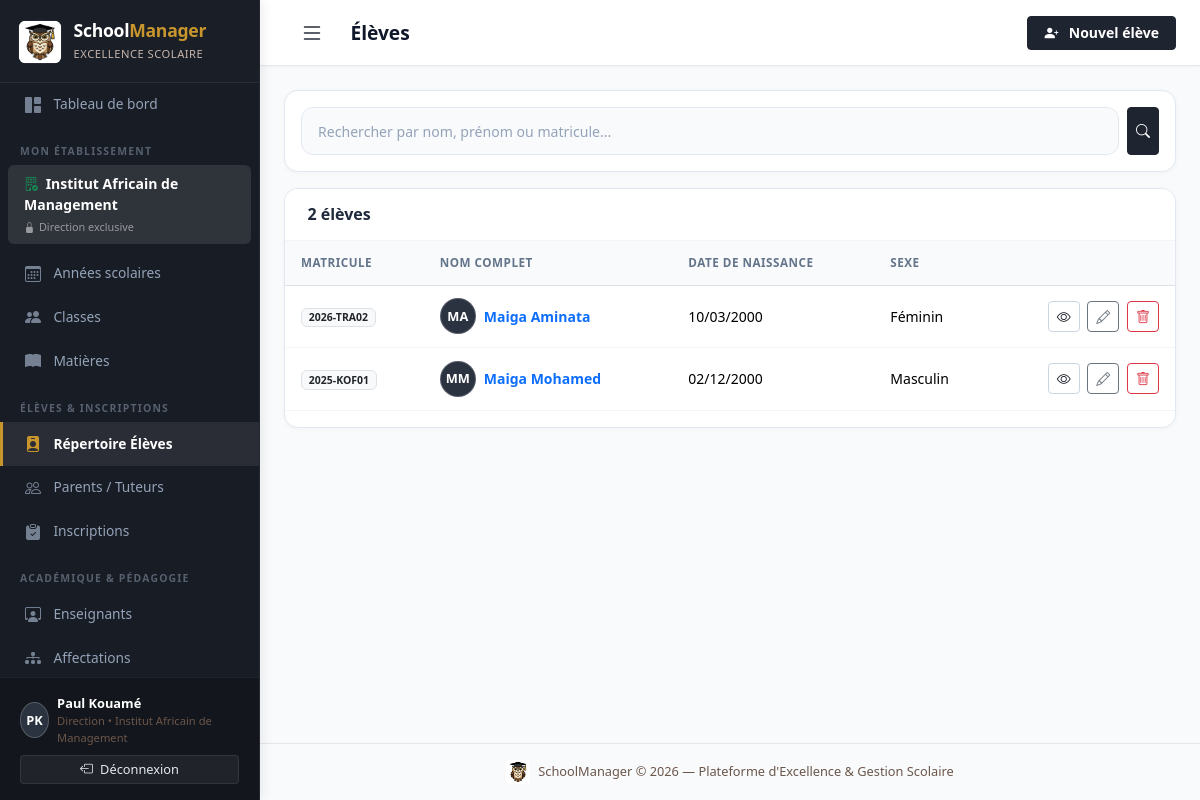
The app's page /students/ (signed in) with its own data.
### accounts/models.py (models this page shows, shortened)
class CustomUser(AbstractUser):
    ROLE_ADMIN = 'admin'
    ROLE_DIRECTION = 'direction'
    ROLE_ENSEIGNANT = 'enseignant'
    ROLE_PAIEMENT = 'paiement'
    ROLE_CHOICES = [
        (ROLE_ADMIN, 'Administrateur'),
        (ROLE_DIRECTION, 'Personnel de direction'),
        (ROLE_ENSEIGNANT, 'Enseignant'),
        (ROLE_PAIEMENT, 'Personnel paiement'),
    ]
    role = models.CharField(
        max_length=20,
        choices=ROLE_CHOICES,
        default=ROLE_DIRECTION,
        verbose_name='Rôle',
    )
    etablissement = models.ForeignKey(
        'school.Etablissement',
        on_delete=models.SET_NULL,
        null=True,
        blank=True,
        related_name='utilisateurs',
        verbose_name='Établissement rattaché',
        help_text="Établissement unique auquel est affecté ce compte (notamment pour le personnel de direction)."
    )
    telephone = models.CharField(max_length=20, blank=True, verbose_name='Téléphone')
    class Meta:
        verbose_name = 'Utilisateur'
        verbose_name_plural = 'Utilisateurs'
    @property
    def is_super_admin(self):
        return self.is_superuser or self.role == self.ROLE_ADMIN
    @property
    def is_direction(self):
        return self.role == self.ROLE_DIRECTION
    @property
    def is_enseignant(self):
        return self.role == self.ROLE_ENSEIGNANT
    @property
    def is_paiement(self):
        return self.role == self.ROLE_PAIEMENT

### school/models.py (models this page shows, shortened)
class Etablissement(models.Model):
    nom = models.CharField(max_length=200, verbose_name='Nom')
    adresse = models.TextField(blank=True, verbose_name='Adresse')
    telephone = models.CharField(max_length=20, blank=True, verbose_name='Téléphone')
    email = models.EmailField(blank=True, verbose_name='Email')
    logo = models.ImageField(upload_to='logos/', blank=True, null=True, verbose_name='Logo')
    created_at = models.DateTimeField(auto_now_add=True)
    class Meta:
        verbose_name = 'Établissement'
        verbose_name_plural = 'Établissements'

### students/models.py (models this page shows, shortened)
class Eleve(models.Model):
    SEXE_CHOICES = [('M', 'Masculin'), ('F', 'Féminin')]
    matricule = models.CharField(max_length=20, unique=True, verbose_name='Matricule')
    nom = models.CharField(max_length=100, verbose_name='Nom')
    prenom = models.CharField(max_length=100, verbose_name='Prénom')
    date_naissance = models.DateField(verbose_name='Date de naissance')
    lieu_naissance = models.CharField(max_length=100, blank=True, verbose_name='Lieu de naissance')
    sexe = models.CharField(max_length=1, choices=SEXE_CHOICES, default='M', verbose_name='Sexe')
    adresse = models.TextField(blank=True, verbose_name='Adresse')
    photo = models.ImageField(upload_to='eleves/', blank=True, null=True, verbose_name='Photo')
    created_at = models.DateTimeField(auto_now_add=True)
    class Meta:
        verbose_name = 'Élève'
        verbose_name_plural = 'Élèves'
        ordering = ['nom', 'prenom']
    @property
    def nom_complet(self):
        return f"{self.nom} {self.prenom}"

### students/views.py (the view)
# urls.py: path('', views.eleve_list, name='eleve_list'),
@login_required
def eleve_list(request):
    q = request.GET.get('q', '')
    eleves = Eleve.objects.all()
    if q:
        eleves = eleves.filter(Q(nom__icontains=q) | Q(prenom__icontains=q) | Q(matricule__icontains=q))
    return render(request, 'students/eleve_list.html', {'eleves': eleves, 'q': q})

### templates/students/eleve_list.html (shortened to what this page needs)
{% extends 'base.html' %}
{% block page_title %}Élèves{% endblock %}
{% block topbar_actions %}
<a href="{% url 'students:eleve_create' %}" class="btn btn-primary btn-sm"><i class="bi bi-person-plus-fill me-1"></i>Nouvel élève</a>
{% endblock %}
{% block content %}
<div class="table-card mb-3 p-3">
  <form method="get" class="d-flex gap-2">
    <input type="search" name="q" value="{{ q }}" class="form-control form-control-sm" placeholder="Rechercher par nom, prénom ou matricule...">
    <button type="submit" class="btn btn-sm btn-primary"><i class="bi bi-search"></i></button>
  </form>
</div>
<div class="table-card">
  <div class="table-header">
    <h6 class="fw-semibold mb-0">{{ eleves.count }} élève{{ eleves.count|pluralize }}</h6>
  </div>
  <div class="table-responsive">
    <table class="table table-hover align-middle">
      <thead><tr><th>Matricule</th><th>Nom complet</th><th>Date de naissance</th><th>Sexe</th><th></th></tr></thead>
      <tbody>
        {% for e in eleves %}
        <tr>
          <td><span class="badge bg-light text-dark border">{{ e.matricule }}</span></td>
          <td>
            <div class="d-flex align-items-center gap-2">
              <div class="avatar-initiales">{{ e.nom|first|upper }}{{ e.prenom|first|upper }}</div>
              <a href="{% url 'students:eleve_detail' e.pk %}" class="fw-semibold text-decoration-none">{{ e.nom_complet }}</a>
            </div>
          </td>
          <td>{{ e.date_naissance|date:"d/m/Y" }}</td>
          <td>{{ e.get_sexe_display }}</td>
          <td class="text-end">
            <a href="{% url 'students:eleve_detail' e.pk %}" class="btn btn-sm btn-outline-primary me-1"><i class="bi bi-eye"></i></a>
            <a href="{% url 'students:eleve_edit' e.pk %}" class="btn btn-sm btn-outline-secondary me-1"><i class="bi bi-pencil"></i></a>
            <a href="{% url 'students:eleve_delete' e.pk %}" class="btn btn-sm btn-outline-danger"><i class="bi bi-trash"></i></a>
          </td>
        </tr>
        {% empty %}
        <tr><td colspan="5" class="text-center text-muted py-4">Aucun élève trouvé.</td></tr>
        {% endfor %}
      </tbody>
    </table>
  </div>
</div>
{% endblock %}

### templates/base.html (shortened to what this page needs)
{% load static %}
<!DOCTYPE html>
<html lang="fr">
<head>
  <link href="https://cdn.jsdelivr.net/npm/bootstrap@5.3.3/dist/css/bootstrap.min.css" rel="stylesheet">
  <link href="https://cdn.jsdelivr.net/npm/bootstrap-icons@1.11.3/font/bootstrap-icons.css" rel="stylesheet">
  <link href="{% static 'css/schoolmanager.css' %}" rel="stylesheet">
</head>
<body>
{% if user.is_authenticated %}
<nav id="sidebar">
  <a href="{% url 'dashboard' %}" class="sidebar-brand text-decoration-none" title="Tableau de bord — SchoolManager">
    <img src="{% static 'img/logo.jpg' %}" alt="Logo Hibou SchoolManager" class="sidebar-brand-logo rounded-2">
    <div>
      <h4>School<span>Manager</span></h4>
      <small>Excellence Scolaire</small>
    </div>
  </a>
  <div class="sidebar-nav-scroll">
    <a href="{% url 'dashboard' %}" class="nav-link {% if request.resolver_match.url_name == 'dashboard' %}active{% endif %}">
      <i class="bi bi-grid-1x2-fill"></i> Tableau de bord
    </a>
    {% if user.is_enseignant %}
    <div class="nav-section-title">Espace Pédagogique</div>
    <a href="{% url 'academics:note_list' %}" class="nav-link {% if 'notes' in request.path %}active{% endif %}">
      <i class="bi bi-pencil-square"></i> Mes Notes
    </a>
    <a href="{% url 'academics:affectation_list' %}" class="nav-link {% if 'affectations' in request.path %}active{% endif %}">
      <i class="bi bi-diagram-3-fill"></i> Mes Affectations
    </a>
    <div class="nav-section-title">Mes Classes &amp; Élèves</div>
    <a href="{% url 'school:classe_list' %}" class="nav-link {% if 'classes' in request.path %}active{% endif %}">
      <i class="bi bi-people-fill"></i> Classes
    </a>
    <a href="{% url 'school:matiere_list' %}" class="nav-link {% if 'matieres' in request.path %}active{% endif %}">
      <i class="bi bi-book-fill"></i> Matières
    </a>
    <a href="{% url 'students:eleve_list' %}" class="nav-link {% if '/students/' in request.path and 'parents' not in request.path and 'inscriptions' not in request.path %}active{% endif %}">
      <i class="bi bi-person-badge-fill"></i> Élèves
    </a>
    <div class="nav-section-title">Suivi des Présences</div>
    <a href="{% url 'attendance_payments:absence_list' %}" class="nav-link {% if 'absences' in request.path %}active{% endif %}">
      <i class="bi bi-calendar-x-fill"></i> Saisie des Absences
    </a>
    {% else %}
    <div class="nav-section-title">Mon Établissement</div>
    <div class="px-3 py-2 text-white small rounded bg-white bg-opacity-10 mb-2 mx-2">
      <i class="bi bi-building-check text-success me-1"></i>
      <strong>{{ user.etablissement.nom|default:'Établissement rattaché' }}</strong>
      <div class="text-white-50 mt-1" style="font-size:0.68rem;"><i class="bi bi-lock-fill me-1"></i>Direction exclusive</div>
    </div>
    <a href="{% url 'school:annee_list' %}" class="nav-link {% if 'annees' in request.path %}active{% endif %}">
      <i class="bi bi-calendar3"></i> Années scolaires
    </a>
    <a href="{% url 'school:classe_list' %}" class="nav-link {% if 'classes' in request.path %}active{% endif %}">
      <i class="bi bi-people-fill"></i> Classes
    </a>
    <a href="{% url 'school:matiere_list' %}" class="nav-link {% if 'matieres' in request.path %}active{% endif %}">
      <i class="bi bi-book-fill"></i> Matières
    </a>
    <div class="nav-section-title">Élèves &amp; Inscriptions</div>
    <a href="{% url 'students:eleve_list' %}" class="nav-link {% if '/students/' in request.path and 'parents' not in request.path and 'inscriptions' not in request.path %}active{% endif %}">
      <i class="bi bi-person-badge-fill"></i> Répertoire Élèves
    </a>
    <a href="{% url 'students:parent_list' %}" class="nav-link {% if 'parents' in request.path %}active{% endif %}">
      <i class="bi bi-people"></i> Parents / Tuteurs
    </a>
    <a href="{% url 'students:inscription_list' %}" class="nav-link {% if 'inscriptions' in request.path %}active{% endif %}">
      <i class="bi bi-clipboard-check-fill"></i> Inscriptions
    </a>
    <div class="nav-section-title">Académique &amp; Pédagogie</div>
    <a href="{% url 'academics:enseignant_list' %}" class="nav-link {% if 'enseignants' in request.path %}active{% endif %}">
      <i class="bi bi-person-workspace"></i> Enseignants
    </a>
    <a href="{% url 'academics:affectation_list' %}" class="nav-link {% if 'affectations' in request.path %}active{% endif %}">
      <i class="bi bi-diagram-3-fill"></i> Affectations
    </a>
    {% endif %}
  </div>
  <div class="sidebar-footer">
    <div class="d-flex align-items-center gap-2 mb-2">
      <div class="avatar-initiales">{{ user.first_name|first|upper }}{{ user.last_name|first|upper }}</div>
      <div class="overflow-hidden">
        <div class="text-truncate text-white" style="font-size:0.8rem;font-weight:600;">{{ user.get_full_name|default:user.username }}</div>
        <div style="color:var(--secondary);font-size:0.7rem;">
          {% if user.is_super_admin %}Super Admin
          {% elif user.is_direction %}Direction &bull; {{ user.etablissement.nom|default:'Établissement' }}
          {% else %}{{ user.get_role_display }}{% endif %}
        </div>
      </div>
    </div>
    <form method="post" action="{% url 'accounts:logout' %}">
      <button type="submit" class="btn btn-sm w-100 btn-logout">
        <i class="bi bi-box-arrow-left me-1"></i> Déconnexion
      </button>
    </form>
  </div>
</nav>
{% endif %}
<div id="main-content" {% if not user.is_authenticated %}style="margin-left:0"{% endif %}>
  {% if user.is_authenticated %}
  <header class="topbar">
    <div class="topbar-left">
      <button class="btn btn-sm d-md-none" id="sidebarToggle" style="background:transparent;border:none;" aria-label="Ouvrir le menu">
        <i class="bi bi-list fs-4" style="color:var(--primary)"></i>
      </button>
      <h1 class="page-title">{% block page_title %}{% endblock %}</h1>
    </div>
    <div class="topbar-right">
      {% block topbar_actions %}{% endblock %}
    </div>
  </header>
  {% endif %}
  <main class="{% if user.is_authenticated %}p-4 flex-grow-1{% endif %}">
    {% block content %}{% endblock %}
  </main>
  {% if user.is_authenticated %}
  <footer class="text-center py-3" style="font-size:0.8rem;color:var(--secondary);border-top:1px solid rgba(110,84,70,0.12);">
    <div class="d-flex align-items-center justify-content-center gap-2">
      <img src="{% static 'img/logo.jpg' %}" alt="Logo Hibou SchoolManager" style="width:24px;height:24px;border-radius:4px;" class="shadow-xs" loading="lazy">
      <span>SchoolManager &copy; {% now "Y" %} — Plateforme d'Excellence &amp; Gestion Scolaire</span>
    </div>
  </footer>
  {% endif %}
</div>
</body>
</html>

### records on screen
CustomUser: etablissement.nom "Institut Africain de Management", first_name|first "P", last_name|first "K", get_full_name "Paul Kouamé"
Eleve: matricule "2026-TRA02", nom|first "M", prenom|first "A", nom_complet "Maiga Aminata", date_naissance "10/03/2000", sexe "Féminin"
Eleve: matricule "2025-KOF01", nom|first "M", prenom|first "M", nom_complet "Maiga Mohamed", date_naissance "02/12/2000", sexe "Masculin"

### other values on screen
{{ eleves.count }} "2"
